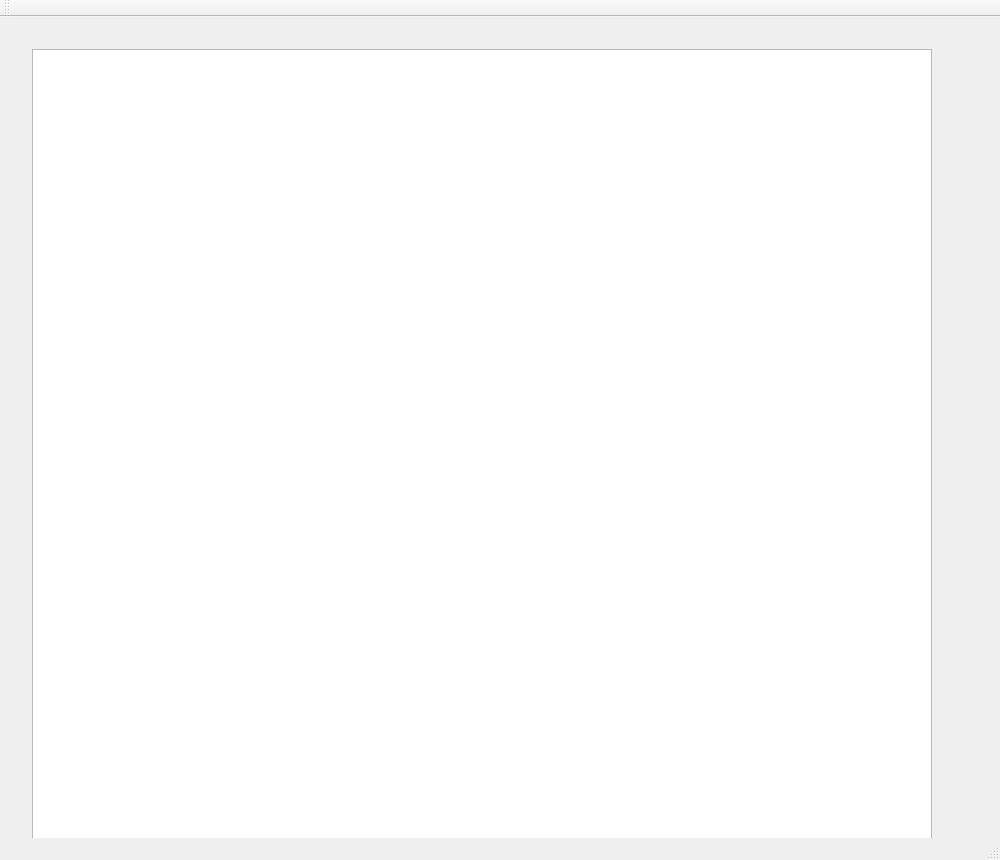
<?xml version="1.0" encoding="UTF-8"?>
<ui version="4.0">
 <class>MainWindow</class>
 <widget class="QMainWindow" name="MainWindow">
  <property name="geometry">
   <rect>
    <x>0</x>
    <y>0</y>
    <width>1000</width>
    <height>860</height>
   </rect>
  </property>
  <property name="windowTitle">
   <string>MainWindow</string>
  </property>
  <widget class="QWidget" name="centralWidget">
   <widget class="QGraphicsView" name="graphicsView">
    <property name="geometry">
     <rect>
      <x>32</x>
      <y>32</y>
      <width>900</width>
      <height>800</height>
     </rect>
    </property>
   </widget>
  </widget>
  <widget class="QMenuBar" name="menuBar">
   <property name="geometry">
    <rect>
     <x>0</x>
     <y>0</y>
     <width>1000</width>
     <height>22</height>
    </rect>
   </property>
  </widget>
  <widget class="QToolBar" name="mainToolBar">
   <attribute name="toolBarArea">
    <enum>TopToolBarArea</enum>
   </attribute>
   <attribute name="toolBarBreak">
    <bool>false</bool>
   </attribute>
  </widget>
  <widget class="QStatusBar" name="statusBar"/>
 </widget>
 <layoutdefault spacing="6" margin="11"/>
 <resources/>
 <connections/>
</ui>
